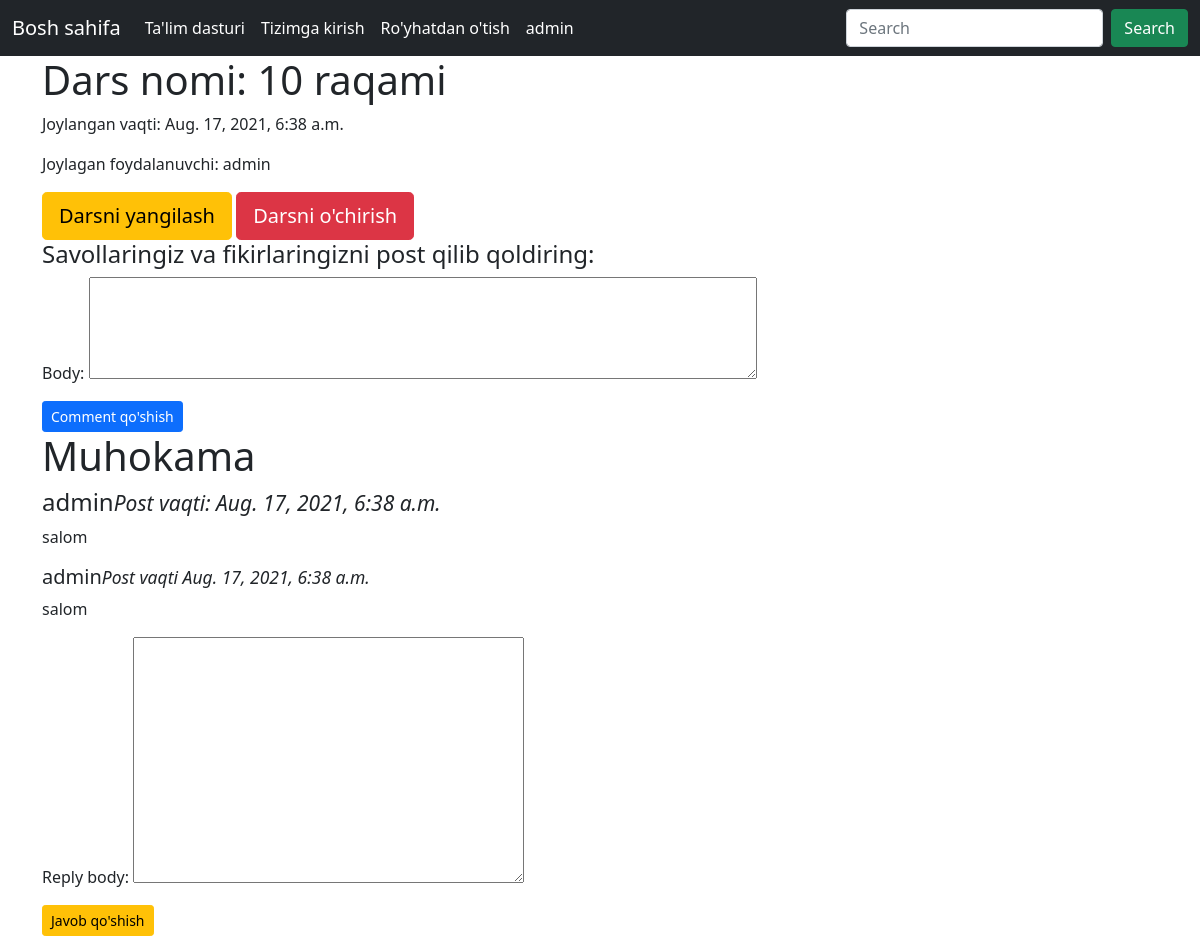
The app's page /curriculum/1-sinf/1/10-raqami/ with its own data.
### curriculum/models.py (models this page shows, shortened)
class Lesson(models.Model):
    lesson_id = models.BigAutoField(primary_key=True, null=False),
    Standard = models.ForeignKey(Standard, on_delete=models.CASCADE)
    created_by = models.ForeignKey(User, on_delete=models.CASCADE)
    created_at = models.DateTimeField(auto_now_add=True)
    subject = models.ForeignKey(Subject, on_delete=models.CASCADE, related_name='lessons')
    name = models.CharField(max_length=250)
    position = models.PositiveSmallIntegerField(verbose_name="Dars tartibi", unique=True)
    slug = models.SlugField(null=True, blank=True)
    video = models.FileField(upload_to=save_lesson_files, verbose_name='Video', blank=True, null=True)
    ppt = models.FileField(upload_to=save_lesson_files, verbose_name='Presentations', blank=True, null=True)
    Notes = models.FileField(upload_to=save_lesson_files, verbose_name='Notes', blank=True, null=True)
    class Meta:
        ordering = ['position']

class Comment(models.Model):
    lesson_name = models.ForeignKey(Lesson,null=True, on_delete=models.CASCADE,related_name='comments')
    comm_name = models.CharField(max_length=100, blank=True)
    author = models.ForeignKey(User,on_delete=models.CASCADE)
    body = models.TextField(max_length=500)
    date_added = models.DateTimeField(auto_now_add=True)
    class Meta:
        ordering = ['-date_added']

class Reply(models.Model):
    comment_name = models.ForeignKey(Comment, on_delete=models.CASCADE,related_name='replies')
    reply_body = models.TextField(max_length=500)
    author = models.ForeignKey(User,on_delete=models.CASCADE)
    date_added = models.DateTimeField(auto_now_add=True)

### curriculum/views.py (the view, shortened to what this page needs)
# urls.py: path('<str:standard>/<str:subject>/<slug:slug>/', views.LessonDetailView.as_view(), name='lesson_detail'),
class LessonDetailView(DetailView, FormView):
    context_object_name = 'lessons'
    model = Lesson
    template_name = 'curriculum/lesson_detail_view.html'
    form_class = CommentForm
    second_form_class = ReplyForm
    def get_context_data(self, **kwargs):
        context = super(LessonDetailView, self).get_context_data(**kwargs)
        if 'form' not in context:
            context['form'] = self.form_class()
        if 'form2' not in context:
            context['form2'] = self.second_form_class()
        return context

### curriculum/forms.py
class CommentForm(forms.ModelForm):
    class Meta:
        model = Comment
        fields = ('body',)
        label = {"body": "Comment"}
        widgets = {
            'body':forms.Textarea(
                attrs = {'class':'form-controll', 'rows': 4, 'cols': 70, 'pleaceholder':"Izoh yozing"}
            )
        }

class ReplyForm(forms.ModelForm):
    class Meta:
        model = Reply
        fields = ('reply_body',)
        widgets = {
            'reply-body':forms.Textarea(
                attrs = {'class':'form-controll', 'rows': 4, 'cols': 50, 'pleaceholder':"Javob yozing"}
            )
        }

### curriculum/templates/curriculum/lesson_detail_view.html (shortened to what this page needs)
{% extends 'base.html' %}
{% block content %}
<div class="container justify-content-center">
<h1>Dars nomi: {{lessons.name}}</h1>
<p>Joylangan vaqti: {{lessons.created_at}}</p>
<p>Joylagan foydalanuvchi: {{lessons.created_by}}</p>
<a href="{% url 'curriculum:lesson_update' standard=lessons.Standard.slug subject=lessons.subject.slug slug=lessons.slug %}" class="btn btn-warning btn-lg mr-4 btn-block">Darsni yangilash</a>
<a href="{% url 'curriculum:lesson_delete' standard=lessons.Standard.slug subject=lessons.subject.slug slug=lessons.slug %}" class="btn btn-danger btn-lg mr-4 btn-block">Darsni o'chirish</a>
<h4>Savollaringiz va fikirlaringizni post qilib qoldiring:</h4>
<form method="post">
    <div class="form-group">
        {{form.as_p}}
        <input type="submit" name="form" value="Comment qo'shish" class="btn btn-primary btn-sm">
    </div>
</form>
<h1>Muhokama</h1>
{% for comment in lessons.comments.all %}
<h4>{{comment.author}}<small><i>Post vaqti: {{comment.date_added}}</i></small></h4>
<p>{{comment.body}}</p>
{% for reply in comment.replies.all %}
<h5>{{reply.author}}<small><i>Post vaqti {{reply.date_added}}</i></small></h5>
<p >{{reply.reply_body}}</p>
{%endfor %}
<form method="post">
    <div class="form-group">
        <p>{{form2.as_p}}</p>
    </div>
    <input type="submit" name="form2" value="Javob qo'shish" class="btn btn-warning btn-sm">
</form>
{% endfor %}
</div>
{% endblock content %}

### records on screen
Lesson: name "10 raqami", created_at "Aug. 17, 2021, 6:38 a.m.", created_by "admin"
Comment: author "admin", date_added "Aug. 17, 2021, 6:38 a.m.", body "salom"
Reply: author "admin", date_added "Aug. 17, 2021, 6:38 a.m.", reply_body "salom"
